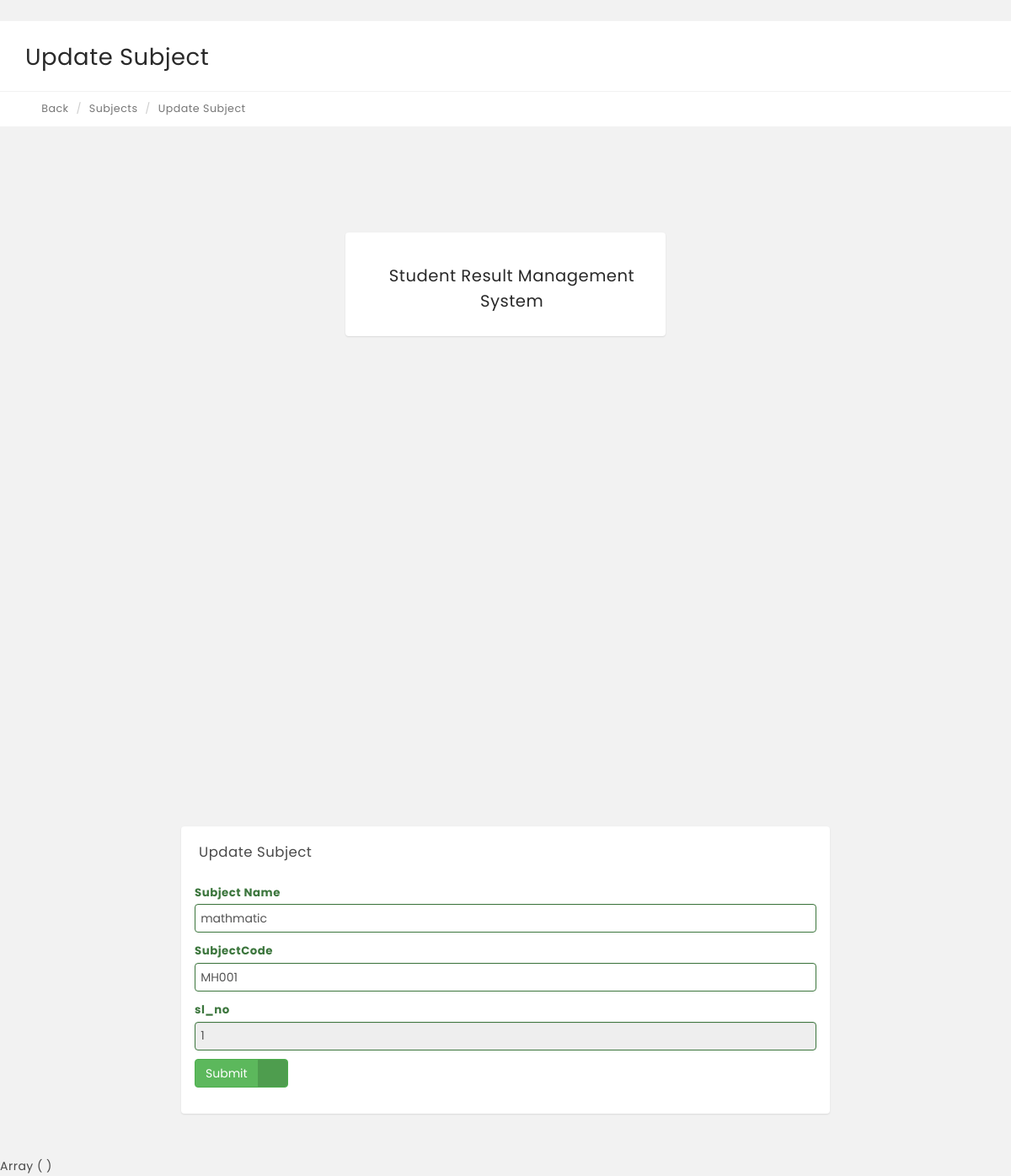
Page /updatesubject.php?sl_no=1 on the committed database.
### tables this page shows
CREATE TABLE `createstudentsubject` (
  `sl_no` int(2) NOT NULL,
  `subject_name` varchar(50) NOT NULL,
  `subject_code` varchar(10) NOT NULL
);

### updatesubject.php (the view, shortened to what this page needs)
<?php
$sl_no=$_REQUEST["sl_no"];
$conn=mysqli_connect("localhost","root","","souravprasad");
      $sql= "select * from createstudentsubject where sl_no='$sl_no'";
      $result=mysqli_query($conn,$sql);
      $row=@mysqli_fetch_array($result);
?>
 <!DOCTYPE html>
<html lang="en">
    <head>
        <link rel="stylesheet" href="css/bootstrap.min.css" media="screen" >
        <link rel="stylesheet" href="css/font-awesome.min.css" media="screen" >
        <link rel="stylesheet" href="css/animate-css/animate.min.css" media="screen" >
        <link rel="stylesheet" href="css/icheck/skins/flat/blue.css" >
        <link rel="stylesheet" href="css/main.css" media="screen" >
    </head>
    <body class="">
        <br>
    <div class="content-wrapper">
                <div class="content-container">
                    <div class="main-page">
                        <div class="container-fluid">
                            <div class="row page-title-div">
                                <div class="col-md-6">
                                    <h2 class="title">Update Subject</h2>
                                </div>
                            </div>
                            <div class="row breadcrumb-div">
                                <div class="col-md-6">
                                    <ul class="breadcrumb">
            							<li><a href="managestudentsubject.php"><i class="fa fa-home"></i> Back</a></li>
            							<li><a href="manage-subjects.php">Subjects</a></li>
            							<li class="active">Update Subject</li>
            						</ul>
                                </div>
                            </div>
                        </div>
        <div class="main-wrapper">
            <div class="login-bg-color">
                <div class="row">
                    <div class="col-md-4 col-md-offset-4">
                        <div class="panel login-box">
                            <div class="panel-heading">
                                <div class="panel-title text-center">
                                    <h4>Student Result Management System</h4>
                                </div>
                            </div>
                          </div>
                        </div>
                 </div>
            </div>
        </div>
            <section class="section">
                            <div class="container-fluid">
                                <div class="row">
                                    <div class="col-md-8 col-md-offset-2">
                                        <div class="panel">
                                            <div class="panel-heading">
                                                <div class="panel-title">
                                                    <h5>Update Subject</h5>
                                                </div>
                                            </div>
                                           <div class="panel-body">
                                                <form  action="#" method="POST">
                                                    <div class="form-group has-success">
                                                        <label for="success" class="control-label">Subject Name</label>
                                                		<div class="">
                                                			<input type="text" name="subjectname" class="form-control" required="required" id="success" value="<?php echo @$row['subject_name'];?>">
                                                		</div>
                                                	</div>
                                                     <div class="form-group has-success">
                                                        <label for="success" class="control-label">SubjectCode</label>
                                                        <div class="">
                                                            <input type="text" name="subjectcode" class="form-control" required="required" id="success" value="<?php  echo @$row['subject_code'];?>">
                                                        </div>
                                                    </div>
													<div class="form-group has-success">
                                                        <label for="success" class="control-label">sl_no</label>
                                                        <div class="">
                                                            <input type="text" name="sl_no" class="form-control" required="required" id="success" value="<?php  echo @$row['sl_no'];?>" readonly>
                                                        </div>
                                                    </div>
                                                   <div class="form-group has-success">
                                                        <div class="">
                                                           <button type="submit" name="update" class="btn btn-success btn-labeled" onclick="call()">Submit<span class="btn-label btn-label-right"><i class="fa fa-check"></i></span> </button>
                                                    </div>
                                                </form>
                                            </div>
                                        </div>
                                    </div>
                                </div>
                             </div>
                     </section>
        </body>
    </html>
<?php
$conn=mysqli_connect("localhost","root","","souravprasad");
if (isset($_POST["update"]))
{
    $subjectname=$_POST["subjectname"];
    $subjectcode=$_POST["subjectcode"];
	$sl_no=$_POST["sl_no"];
    $sql= " update createstudentsubject set subject_name='$subjectname',
    subject_code='$subjectcode'  where  sl_no='$sl_no'  ";
    $sql_run=mysqli_query($conn,$sql);
      if(mysqli_query($conn,$sql))
     {
          echo"ok";
      }
      else{
          echo"not ok";
           echo mysqli_error($conn);
      }
} print_r($_POST);
?>

### rows in the picture
createstudentsubject: subjectname "mathmatic", subjectcode "MH001", sl_no "1"
